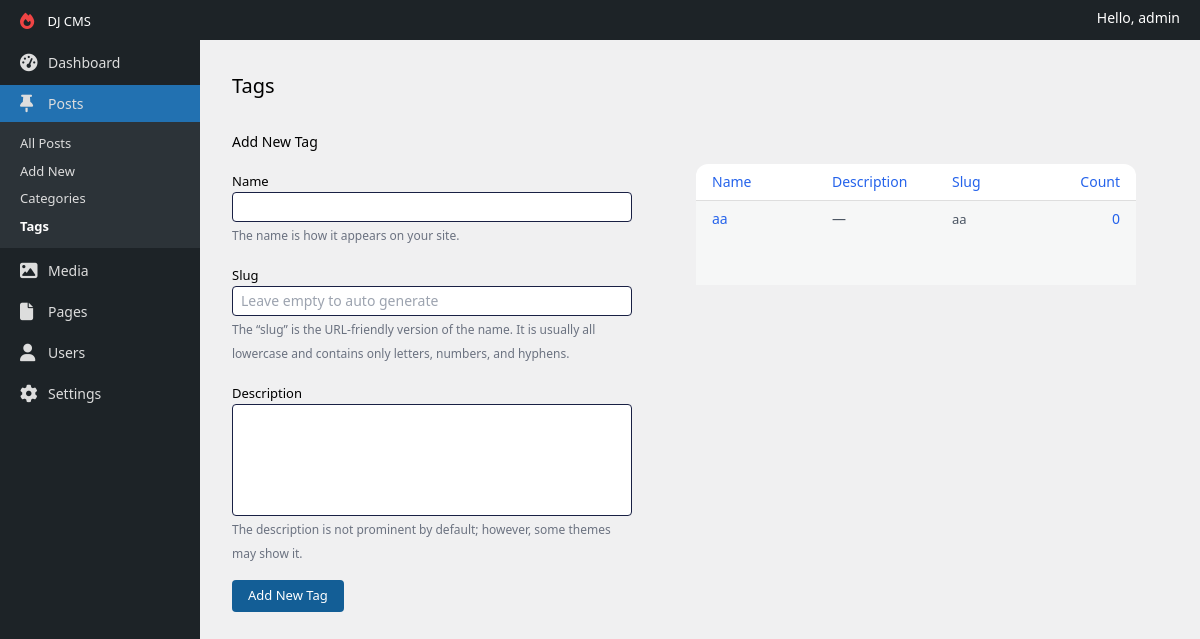
The page /tags/ (signed in) on the database its author committed.
### apps/accounts/models.py (models this page shows, shortened)
class User(AbstractUser):
    class Roles(models.TextChoices):
        NONE = 'none'
        AUTHOR = 'author'
        EDITOR = 'editor'
        SEO = 'seo'
        ADMINISTRATOR = 'administrator'
    email = models.EmailField(unique=True)
    USERNAME_FIELD = 'email'
    REQUIRED_FIELDS = ['username']
    role = models.CharField(max_length=60, choices=Roles.choices, null=True, blank=True)
    photo = models.ImageField(upload_to='uploads/', null=True, blank=True)
    def __str__(self):
        return self.username

### apps/content/models.py (models this page shows, shortened)
class Tag(models.Model):
    name = models.CharField(max_length=200)
    slug = models.SlugField(blank=True)
    description = models.TextField(null=True, blank=True)

### apps/dashboard/views.py (the view)
# urls.py: path('tags/', TagsView.as_view(), name='tags'),
class TagsView(AbstractGroupView):
    template_name = 'tags.html'
    form_class = TagForm
    form_success_redirect_url = reverse_lazy('tags')
    model_class = Tag
    count_related_field = 'post_set'

### apps/dashboard/forms.py
class TagForm(forms.ModelForm):
    class Meta:
        model = Tag
        fields = '__all__'

### apps/content/utils/order.py (called while the page is built, shortened)
def order_queryset(request: HttpRequest, model_class: Type[Model], queryset: QuerySet) -> QuerySet:
    order_by: Optional[str] = request.GET.get('order_by')
    order: Optional[str] = request.GET.get('order')
    if not order_by:
        return queryset.order_by('pk')

### apps/dashboard/permissions.py (called while the page is built)
    def allow_superuser(self) -> bool:
        return True

    def has_permission(self, request: HttpRequest) -> bool:
        if self.allow_superuser() and request.user.is_superuser:
            return True
        return request.user.is_authenticated and self.has_user_permission(request)

    def dispatch(self, request, *args, **kwargs) -> Union[HttpResponseRedirect, HttpResponse]:
        self._current_path = request.path
        if not self.has_permission(request):
            return HttpResponseRedirect(self.get_login_url())
        return super().dispatch(request, *args, **kwargs)

### apps/dashboard/templatetags/utils.py (called while the page is built)
@register.simple_tag(takes_context=True)
def has_permission(context, menu_name: str) -> bool:
    request: HttpRequest = context.request
    mixin_class = sidebar_permissions.get(menu_name)
    if mixin_class:
        mixin = mixin_class()
        return mixin.has_permission(request)
    return False

@register.simple_tag(takes_context=True)
def should_expand_menu(context, menu_name) -> bool:
    reverse_url_name = context.request.resolver_match.url_name
    sub_menus = sidebar_menus.get(menu_name)
    if sub_menus:
        for sub_menu in sub_menus:
            if sub_menu == reverse_url_name:
                return True
    return False

@register.simple_tag(takes_context=True)
def current_url_name(context) -> bool:
    return context.request.resolver_match.url_name

### apps/dashboard/views.py (called while the page is built)
    def validate(self):
        if not self.template_name:
            raise Exception('Please provide a template name')
        if not self.form_class:
            raise Exception('Please provide compatible form class')
        if not self.form_success_redirect_url:
            raise Exception('Please provide a url to redirect after saving form')

    def get_items(self, order_by: str = '-pk') -> Union[QuerySet, None]:
        if not self.model_class:
            return None
        return order_queryset(self.request, self.model_class, self.model_class.objects.all())

### templates/tags.html (shortened to what this page needs)
{% extends 'layouts/default.html' %}
{% block content %}
    <div class="p-2 md:p-8">
        <h1 class="inline-block text-xl">Tags</h1>
        <div class="grid gap-8 lg:grid-cols-[400px_1fr] mt-8">
            <form method="POST">
                <h2 class="text-sm font-medium">Add New Tag</h2>
                <div class="mt-4">
                    {% include 'components/tag-form.html' %}
                    <div class="mt-4">
                        <button type="submit" class="bg-[#135e96] text-white px-4 py-1.5 text-[13px] rounded">Add New Tag</button>
                    </div>
                </div>
            </form>
            <div class="p-0 lg:p-8">
                <div class="bg-white rounded-xl">
                    <table class="w-full">
                        <thead class="border-b border-[#dfdfdf]">
                        <tr class="text-sm border-b border-[#dedede]">
                            <th class="font-normal text-blue-600 py-2 w-1/4 text-start px-4">Name</th>
                            <th class="font-normal text-blue-600 w-1/4 text-start px-4 hidden sm:table-cell">Description
                            </th>
                            <th class="font-normal text-blue-600 w-1/4 text-start px-4 hidden md:table-cell">Slug</th>
                            <th class="font-normal text-blue-600 py-2 w-1/6 text-end px-4 hidden lg:table-cell">Count
                            </th>
                        </tr>
                        </thead>
                        <tbody>
                        {% for tag in items %}
                            <tr class="group text-sm {% cycle 'odd:bg-[#f6f7f7]' 'even:bg-white' %}">
                                <td class="font-normal text-blue-600 px-4 align-top text-sm py-2">
                                    {{ tag.name }}
                                </td>
                                <td class="font-normal w-1/4 align-top text-start text-gray-600 px-4 py-2 hidden sm:table-cell">
                                    {% if tag.description == '' %}
                                        —
                                    {% else %}
                                        {{ tag.description }}
                                    {% endif %}
                                </td>
                                <td class="font-normal w-1/4 align-top text-start text-[13px] text-gray-600 px-4 py-2 hidden md:table-cell">{{ tag.slug }}</td>
                                <td class="font-normal text-blue-600 w-1/6 align-top text-end px-4 py-2 hidden lg:table-cell">
                                    0
                                </td>
                            </tr>
                        {% endfor %}
                        </tbody>
                    </table>
                </div>
            </div>
        </div>
    </div>
{% endblock %}

### templates/layouts/default.html (shortened to what this page needs)
{% load static %}
<!DOCTYPE html>
<html lang="en">
<head>
    <link rel="stylesheet" href="{% static 'css/main.css' %}">
    <link rel="stylesheet" href="https://cdnjs.cloudflare.com/ajax/libs/font-awesome/6.4.0/css/all.min.css"
/>
</head>
<body>
<div class="grid grid-rows-[auto_1fr] h-screen">
    <header class="bg-[#1d2327] text-white px-[20px] py-2 flex justify-between">
        <div>
            <a href="{% url 'dashboard' %}" class="mr-auto text-[13px]">
                DJ CMS
            </a>
        </div>
        <span class="text-sm">
            Hello, {{ request.user }}
        </span>
    </header>
    <div class="grid grid-cols-[200px_1fr] h-full">
        {% include 'components/sidebar.html' %}
        <main class="overflow-y-auto">
            {% block content %}
            {% endblock %}
        </main>
    </div>
</div>
</body>
</html>

### public/css/main.css (style rules this page uses)
html { line-height: 1.5; -webkit-text-size-adjust: 100%; -moz-tab-size: 4; -o-tab-size: 4; tab-size: 4; font-family: ui-sans-serif, system-ui, -apple-system, BlinkMacSystemFont, "Segoe UI", Roboto, "Helvetica Neue", Arial, "Noto Sans", sans-serif, "Apple Color Emoji", "Segoe UI Emoji", "Segoe UI Symbol", "Noto Color Emoji"; font-feature-settings: normal; font-variation-settings: normal; }
body { margin: 0; line-height: inherit; }
h1, h2, h3, h4, h5, h6 { font-size: inherit; font-weight: inherit; }
a { color: inherit; text-decoration: inherit; }
table { text-indent: 0; border-color: inherit; border-collapse: collapse; }
button, input, optgroup, select, textarea { font-family: inherit; font-size: 100%; font-weight: inherit; line-height: inherit; color: inherit; margin: 0; padding: 0; }
button, select { text-transform: none; }
button, [type='button'], [type='reset'], [type='submit'] { -webkit-appearance: button; background-color: transparent; background-image: none; }
blockquote, dl, dd, h1, h2, h3, h4, h5, h6, hr, figure, p, pre { margin: 0; }
button, [role="button"] { cursor: pointer; }
html { background-color: #f0f0f1; }
.mr-auto { margin-right: auto; }
.mt-4 { margin-top: 1rem; }
.mt-8 { margin-top: 2rem; }
.inline-block { display: inline-block; }
.flex { display: flex; }
.grid { display: grid; }
.hidden { display: none; }
.h-full { height: 100%; }
.h-screen { height: 100vh; }
.w-1\/4 { width: 25%; }
.w-1\/6 { width: 16.666667%; }
.w-full { width: 100%; }
.grid-cols-\[200px_1fr\] { grid-template-columns: 200px 1fr; }
.grid-rows-\[auto_1fr\] { grid-template-rows: auto 1fr; }
.justify-between { justify-content: space-between; }
.gap-8 { gap: 2rem; }
.overflow-y-auto { overflow-y: auto; }
.rounded { border-radius: 0.25rem; }
.rounded-xl { border-radius: 0.75rem; }
.border-b { border-bottom-width: 1px; }
.border-\[\#dedede\] { --tw-border-opacity: 1; border-color: rgb(222 222 222 / var(--tw-border-opacity)); }
.border-\[\#dfdfdf\] { --tw-border-opacity: 1; border-color: rgb(223 223 223 / var(--tw-border-opacity)); }
.bg-\[\#135e96\] { --tw-bg-opacity: 1; background-color: rgb(19 94 150 / var(--tw-bg-opacity)); }
.bg-\[\#1d2327\] { --tw-bg-opacity: 1; background-color: rgb(29 35 39 / var(--tw-bg-opacity)); }
.bg-white { --tw-bg-opacity: 1; background-color: rgb(255 255 255 / var(--tw-bg-opacity)); }
.p-0 { padding: 0px; }
.p-2 { padding: 0.5rem; }
.px-4 { padding-left: 1rem; padding-right: 1rem; }
.px-\[20px\] { padding-left: 20px; padding-right: 20px; }
.py-1\.5 { padding-top: 0.375rem; padding-bottom: 0.375rem; }
.py-2 { padding-top: 0.5rem; padding-bottom: 0.5rem; }
.text-start { text-align: start; }
.text-end { text-align: end; }
.align-top { vertical-align: top; }
.text-\[13px\] { font-size: 13px; }
.text-sm { font-size: 0.875rem; line-height: 1.25rem; }
.text-xl { font-size: 1.25rem; line-height: 1.75rem; }
.font-medium { font-weight: 500; }
.font-normal { font-weight: 400; }
.text-blue-600 { --tw-text-opacity: 1; color: rgb(37 99 235 / var(--tw-text-opacity)); }
.text-gray-600 { --tw-text-opacity: 1; color: rgb(75 85 99 / var(--tw-text-opacity)); }
.text-white { --tw-text-opacity: 1; color: rgb(255 255 255 / var(--tw-text-opacity)); }
.odd\:bg-\[\#f6f7f7\]:nth-child(odd) { --tw-bg-opacity: 1; background-color: rgb(246 247 247 / var(--tw-bg-opacity)); }
@media (min-width: 640px) { .sm\:table-cell { display: table-cell; } }
@media (min-width: 768px) { .md\:table-cell { display: table-cell; } }
@media (min-width: 768px) { .md\:p-8 { padding: 2rem; } }
@media (min-width: 1024px) { .lg\:table-cell { display: table-cell; } }
@media (min-width: 1024px) { .lg\:grid-cols-\[400px_1fr\] { grid-template-columns: 400px 1fr; } }
@media (min-width: 1024px) { .lg\:p-8 { padding: 2rem; } }

### rows shown on the page
User: user "admin"
Tag: name "aa", slug "aa"
